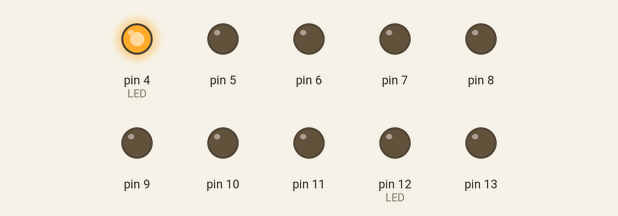
Simulated run of this sketch. Board: Arduino Uno, built with avr-gcc and run on an emulated ATmega328P. Shown: output pins drawn as LEDs (lit = HIGH).

Above: at 0.1 s.
At 0.9 s:
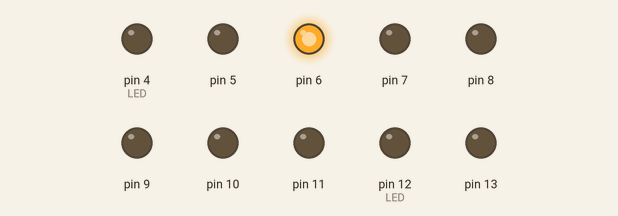
At 1.7 s:
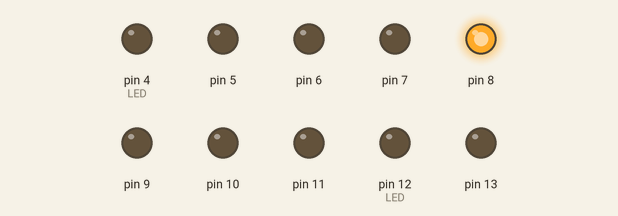
At 3.7 s:
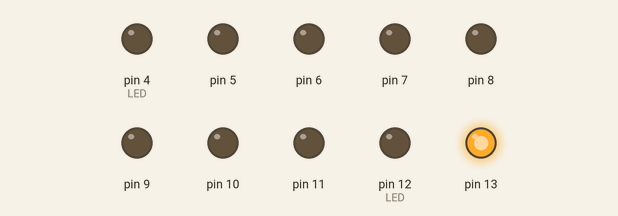
At 5.3 s:
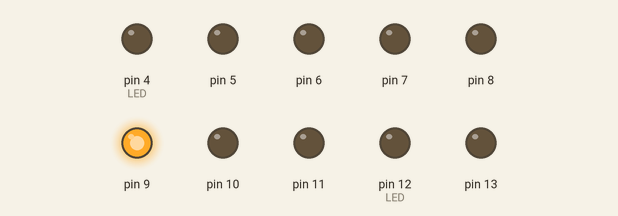
At 7.7 s:
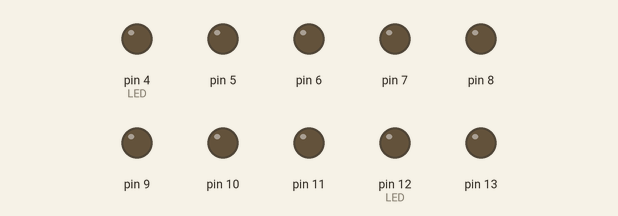
Timing chart, 0 to 10.4 s (numbered marks = the images above):
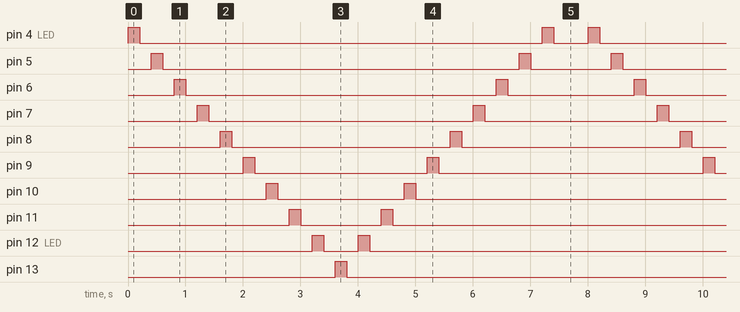

The sketch:

AutoIncreible.ino
```cpp
int LED = 4; // Pin inicial
bool band = true;

void setup()
{
  for (int i = 4; i <= 13; i++) {
    pinMode(i, OUTPUT); // Configurar todos los pines del 4 al 13 como salida
  }
}

void loop()
{
  if(band)
  {
    digitalWrite(LED, HIGH);
    delay(200); // Espera 200 milisegundos
    digitalWrite(LED, LOW);
    delay(200); // Espera 200 milisegundos

    LED++;

    if(LED > 13) {
      LED = 12;  // Ajusta el valor de LED para regresar
      band = false;
    }
  }
  else
  {
    digitalWrite(LED, HIGH);
    delay(200); // Espera 200 milisegundos
    digitalWrite(LED, LOW);
    delay(200); // Espera 200 milisegundos

    LED--;

    if(LED < 4) {
      LED = 3;  // Ajusta el valor de LED para ir hacia adelante
      band = true;
    }
  }
}
```

Measured:
- by itself, pin 4 (LED): repeats every 8.0 s: LOW 7.0 s, HIGH 0.20 s, LOW 0.60 s, HIGH 0.20 s
- by itself, pin 5: repeats every 8.0 s: LOW 6.2 s, HIGH 0.20 s, LOW 1.4 s, HIGH 0.20 s
- by itself, pin 6: repeats every 8.0 s: LOW 5.4 s, HIGH 0.20 s, LOW 2.2 s, HIGH 0.20 s
- by itself, pin 7: repeats every 8.0 s: LOW 4.6 s, HIGH 0.20 s, LOW 3.0 s, HIGH 0.20 s
- by itself, pin 8: alternates HIGH for 0.20 s and LOW for 3.8 s
- by itself, pin 9: repeats every 8.0 s: LOW 3.0 s, HIGH 0.20 s, LOW 4.6 s, HIGH 0.20 s
- by itself, pin 10: repeats every 8.0 s: LOW 2.2 s, HIGH 0.20 s, LOW 5.4 s, HIGH 0.20 s
- by itself, pin 11: repeats every 8.0 s: LOW 1.4 s, HIGH 0.20 s, LOW 6.2 s, HIGH 0.20 s
